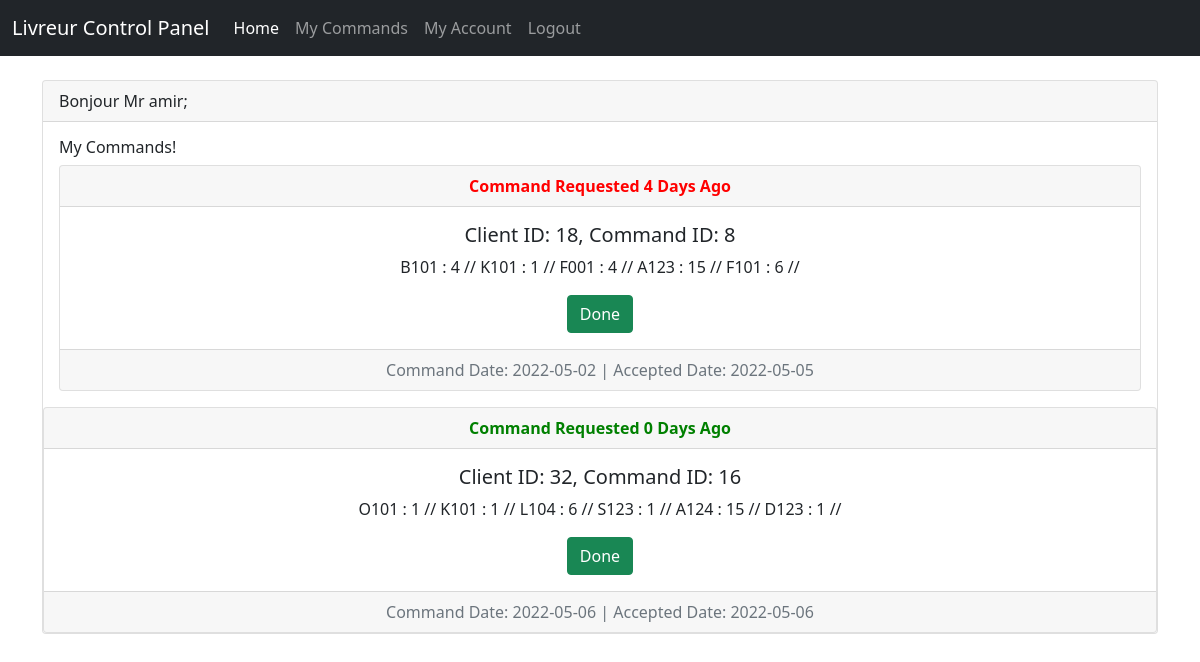
Screenshot of /Livreur/MainPanel.php?req=MyCommands (signed in) with the database file from the repository.
### tables this page shows
CREATE TABLE `commands` (
  `commandID` int(11) NOT NULL,
  `ClientID` int(11) DEFAULT NULL,
  `LivreurID` int(11) DEFAULT NULL,
  `CommandDetails` varchar(200) DEFAULT NULL,
  `LivrasionDate` date DEFAULT NULL,
  `CommandDate` date DEFAULT NULL,
  `STATE` varchar(60) DEFAULT NULL,
  `TakeLivDate` date DEFAULT NULL
);

### Livreur/LivreurViews/V@MyCommands.php (the view, shortened to what this page needs)
<div id="app">
<main class="py-4">
    <div class="container">
        <div class="row justify-content-center">
            <div class="col-md-12">
                <div class="card">
                    <div class="card-header"><?php echo "Bonjour Mr ".  $_SESSION['name']; ?>;</div>
                    <div class="card-body">
                    <h6>My Commands!</h6>
                    <?php
                        $id = $_SESSION['id'];
                        $conn = new mysqli('127.0.0.1', 'root', '', 'db-sou9');
                        $req = "select * from commands where LivreurID='$id' and LivrasionDate is null;";
                        $res = $conn->query($req);
                        if($res->num_rows==0){
                            echo '<div class="alert alert-info" role="alert">
                            U dont Have Any Commands</div>';
                        }else{
                            while ($l=$res->fetch_array()){
                                $T = time();
                                $TC = strtotime($l[5]);
                                $Formul =(int) (($T-$TC)/86400);
                                if($Formul<=1){
                                    $color = "green";
                                }else if($Formul<=3){
                                    $color = "orange";
                                }else{
                                    $color = "red";
                                }
                                echo"
                                <div class='card text-center'>
                                <div style='color:$color;font-weight:bolder;' class='card-header'>
                                    Command Requested $Formul Days Ago
                                </div>
                                <div class='card-body'>
                                    <h5 class='card-title'>Client ID: $l[1], Command ID:  $l[0]</h5>
                                    <p class='card-text'>$l[3]</p>
                                    <a href='../Livreur/LivreurController/C@Act.php?cmd=DONE&idcmd=$l[0]' class='btn btn-success'>Done</a>
                                </div>
                                <div class='card-footer text-muted'>
                                 Command Date:  $l[5] | Accepted Date:  $l[7]
                                </div>
                                </div>
                                </div>
                                ";
                            }
                        }
                    ?>
                </div>
            </div>
        </div>
    </div>

### rows the page displays
commands: ClientID "18", commandID "8", CommandDetails "B101 : 4 // K101 : 1 // F001 : 4 // A123 : 15 // F101 : 6 //", CommandDate "2022-05-02", TakeLivDate "2022-05-05"
commands: ClientID "32", commandID "16", CommandDetails "O101 : 1 // K101 : 1 // L104 : 6 // S123 : 1 // A124 : 15 // D123 : 1 //", CommandDate "2022-05-06", TakeLivDate "2022-05-06"

### other values shown
$_SESSION['name'] "amir"
